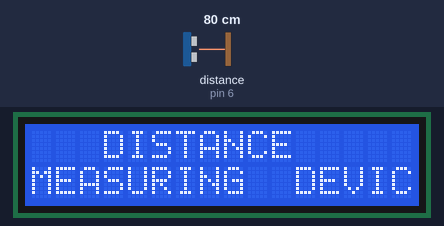
A sketch run on a simulated Arduino Uno, built with avr-gcc and run on an emulated ATmega328P. Shown: 16×2 character LCD. Wiring (inferred from the names in the program): ultrasonic range finder: trigger pin 7; echo pin 6. The test bench sets the inputs (shaded band); at power-on: distance to the obstacle (sensor on pin 6) 80 cm. The echo pulse lasts 58.3 µs per cm; what the sketch prints to the serial monitor is not drawn.

Above: at 2.1 s.
At 7.2 s:
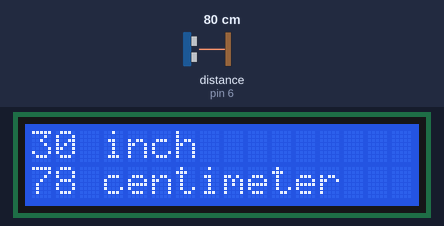
7.3 s: distance to the obstacle (sensor on pin 6) set to 2 cm
At 8.5 s:
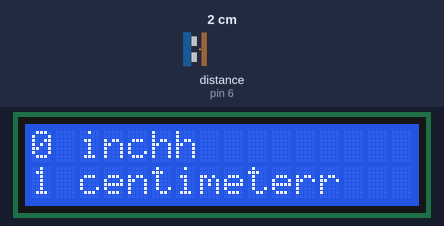
8.8 s: distance to the obstacle (sensor on pin 6) set to 18 cm
At 9.2 s:
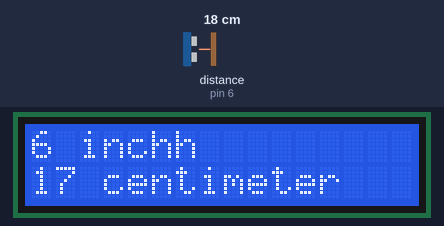
10.3 s: distance to the obstacle (sensor on pin 6) set to 4 cm
At 11.5 s:
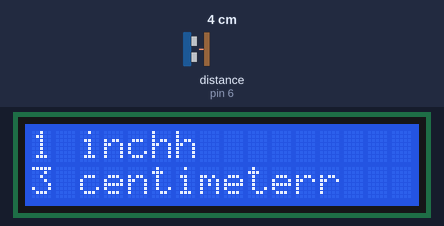
Timing chart, 0 to 13.3 s (numbered marks = the images above; inputs shaded):
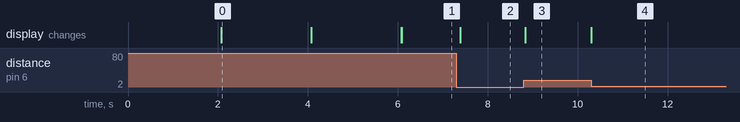

Measured:
- after the input at 7.3 s, the display: changes after 0.09 s (image 2)
- after the input at 8.8 s, the display: changes at once (image 3)
- after the input at 10.3 s, the display: changes at once (image 4)
- what the display in image 0 shows lasts 2.0 s, from 2.1 s to 4.1 s

The sketch:

19.ino
```cpp
/*16x2 LCD connection with Arduino Uno R3:
 # LCD RS -->D13
 # LCD  Enable(E)-->D12
 # LCD DB4-->D11
 # LCD DB5->D10
 # LCD DB6-->D9
 #  LCD DB7-->D8
 # LCD RW--> GND
 # LCD GND,V0,RW,LED(- CATHODE)-->pin to ground
  # LCD VCC,LED(+ ANODE)--> +5V

 HC-SR04 Ultrasonic Sensor connection With  Arduino Uno R3:
 #VCC--> +5V
 #TRIG--> D7
 #ECHO--> D6
 #GND--> pin  to ground
 */
int distance,time,inch;
#include<LiquidCrystal.h>
LiquidCrystal  lcd(13, 12, 11, 10, 9, 8);//LCD INTERFACE(RS,E,DB4,DB5,DB6 AND DB7 resprectively)

void  setup() {
pinMode(7,OUTPUT);  //Trig Pin
pinMode(6,INPUT);   //Echo Pin
Serial.begin(9600);
lcd.begin(16,2);
lcd.setCursor(0,0);
lcd.print("****WELCOME****");
delay(2000);
lcd.clear();
lcd.setCursor(3,0);
lcd.print("DISTANCE");
lcd.setCursor(0,1);
lcd.print("MEASURING  DEVICE");
delay(2000);
lcd.clear();
lcd.setCursor(0,0);
lcd.print("  DEVICE STARTED ");
delay(2000);
lcd.clear();

}

void loop()  {
digitalWrite(7,LOW); //Trig Off
delayMicroseconds(20);
digitalWrite(7,HIGH);  //Trig ON
delayMicroseconds(20);
digitalWrite(7,LOW); //Trig Off
delayMicroseconds(20);

time = pulseIn(6, HIGH);//TO RECEIVE REFLECTED SIGNAL

distance= time*0.0340/2;
lcd.setCursor(0,1);
lcd.print(distance);
lcd.print(" centimeter");

inch=distance*0.3937;//centimeter  to inch conversion
lcd.setCursor(0,0);
lcd.print(inch);
lcd.print(" inch");

Serial.println(time);  //To Print value on Serial Moniter
Serial.println(inch);
Serial.println(distance);

delay(100);
}
```
